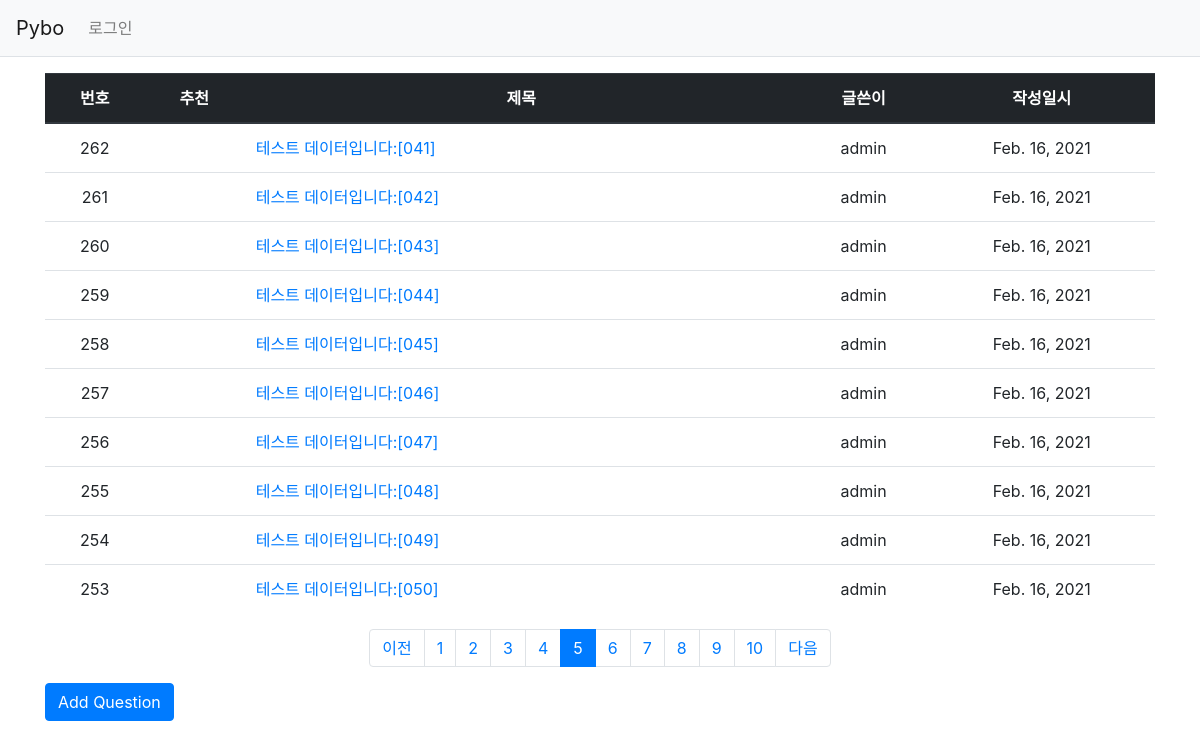
The app's page /?page=5 with its own data.
### pybo/models.py (models this page shows, shortened)
class Question(models.Model):
  author = models.ForeignKey(User, on_delete=models.CASCADE, related_name='author_question')
  subject = models.CharField(max_length=200)
  content = models.TextField()
  create_date = models.DateField()
  modify_date = models.DateTimeField(null=True, blank=True)
  voter = models.ManyToManyField(User, related_name='voter_question')

### pybo/views/base_views.py (the view)
# urls.py: path('', base_views.index, name='index'), # / 페이지에 해당하는 urlpatterns
def index(request):
  page = request.GET.get('page', '1')
  question_list = Question.objects.order_by('-create_date')
  paginator = Paginator(question_list, 10)
  page_obj = paginator.get_page(page)
  context = { 'question_list': page_obj }
  return render(request, 'pybo/question_list.html', context)

### pybo/templatetags/pybo_filter.py (called while the page is built)
@register.filter
def sub(value, arg):
  return value - arg

### templates/pybo/question_list.html (shortened to what this page needs)
{% extends 'base.html' %}
{% load pybo_filter %}
{% block content %}
<div class="container my-3">
  <table class="table">
    <thead>
      <tr class="text-center thead-dark">
        <th>번호</th>
        <th>추천</th>
        <th style="width:50%">제목</th>
        <th>글쓴이</th>
        <th>작성일시</th>
      </tr>
    </thead>
    <tbody>
      {% if question_list %}
      {% for question in question_list %}
      <tr class="text-center">
        <td>{{ question_list.paginator.count|sub:question_list.start_index|sub:forloop.counter0|add:1 }}</td>
        <td>
        </td>
        <td class="text-left">
          <a href="{% url 'pybo:detail' question.id %}">
            {{ question.subject }}
          </a>
        </td>
        <td>{{ question.author.username }}</td>
        <td>
          {{ question.create_date }}
        </td>
      </tr>
      {% endfor %}
      {% else %}
      <tr>
        <td colspan="3">No question</td>
      </tr>
      {% endif %}
    </tbody>
  </table>
  <ul class="pagination justify-content-center">
    {% if question_list.has_previous %}
      <li class="page-item">
        <a class="page-link" href="?page={{ question_list.previous_page_number }}">이전</a>
      </li>
    {% else %}
      <li class="page-item disabled">
        <a class="page-link" tabindex="-1" aria-disabled="true" href="#">이전</a>
      </li>
    {% endif %}
    {% for page_number in question_list.paginator.page_range %}
      {% if page_number >= question_list.number|add:-5 and page_number <= question_list.number|add:5 %}
        {% if page_number == question_list.number %}
          <li class="page-item active" aria-current="page">
            <a class="page-link" href="?page={{ page_number }}">{{ page_number }}</a>
          </li>
        {% else %}
          <li class="page-item">
            <a class="page-link" href="?page={{ page_number }}">{{ page_number }}</a>
          </li>
        {% endif %}
      {% endif %}
    {% endfor %}
    {% if question_list.has_next %}
      <li class="page-item">
        <a class="page-link" href="?page={{ question_list.next_page_number }}">다음</a>
      </li>
    {% else %}
      <li class="page-item disabled">
        <a class="page-link" tabindex="-1" aria-disabled="true" href="#">다음</a>
      </li>
    {% endif %}
  </ul>
  <a href="{% url 'pybo:question_create' %}" class="btn btn-primary">
  Add Question
  </a>
</div>
{% endblock %}

### records on screen
Question: paginator.count|sub "262", subject "테스트 데이터입니다:[041]", author.username "admin", create_date "Feb. 16, 2021"
Question: paginator.count|sub "261", subject "테스트 데이터입니다:[042]", author.username "admin", create_date "Feb. 16, 2021"
Question: paginator.count|sub "260", subject "테스트 데이터입니다:[043]", author.username "admin", create_date "Feb. 16, 2021"
Question: paginator.count|sub "259", subject "테스트 데이터입니다:[044]", author.username "admin", create_date "Feb. 16, 2021"
Question: paginator.count|sub "258", subject "테스트 데이터입니다:[045]", author.username "admin", create_date "Feb. 16, 2021"
Question: paginator.count|sub "257", subject "테스트 데이터입니다:[046]", author.username "admin", create_date "Feb. 16, 2021"
Question: paginator.count|sub "256", subject "테스트 데이터입니다:[047]", author.username "admin", create_date "Feb. 16, 2021"
Question: paginator.count|sub "255", subject "테스트 데이터입니다:[048]", author.username "admin", create_date "Feb. 16, 2021"
Question: paginator.count|sub "254", subject "테스트 데이터입니다:[049]", author.username "admin", create_date "Feb. 16, 2021"
Question: paginator.count|sub "253", subject "테스트 데이터입니다:[050]", author.username "admin", create_date "Feb. 16, 2021"

### other values on screen
{{ page_number }} "1" "2" "3" "4" "6" "7" "8" "9" "10"
{{ page_number }} "5"
